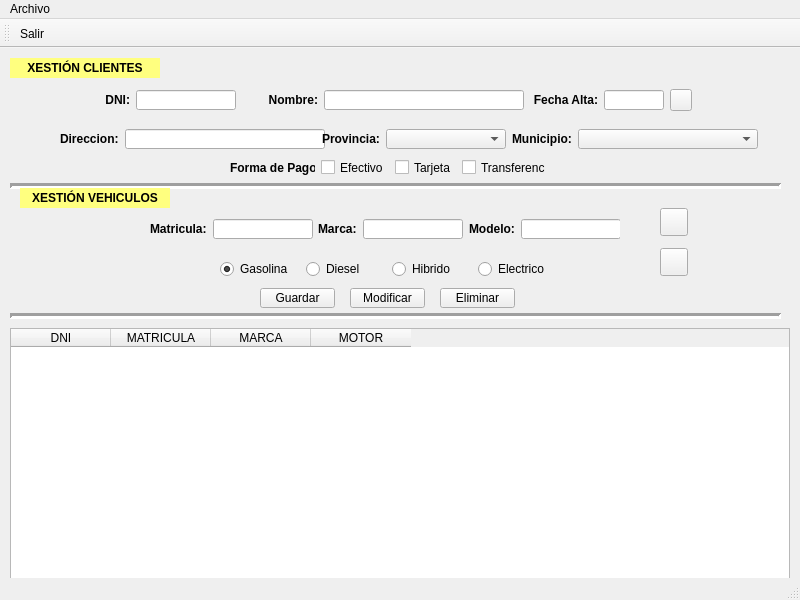
<?xml version="1.0" encoding="UTF-8"?>
<ui version="4.0">
 <class>ventMain</class>
 <widget class="QMainWindow" name="ventMain">
  <property name="geometry">
   <rect>
    <x>0</x>
    <y>0</y>
    <width>800</width>
    <height>600</height>
   </rect>
  </property>
  <property name="minimumSize">
   <size>
    <width>800</width>
    <height>600</height>
   </size>
  </property>
  <property name="maximumSize">
   <size>
    <width>800</width>
    <height>600</height>
   </size>
  </property>
  <property name="windowTitle">
   <string>Talleres Teis</string>
  </property>
  <widget class="QWidget" name="centralwidget">
   <widget class="QLabel" name="lblTituloCli">
    <property name="geometry">
     <rect>
      <x>10</x>
      <y>10</y>
      <width>150</width>
      <height>20</height>
     </rect>
    </property>
    <property name="minimumSize">
     <size>
      <width>150</width>
      <height>20</height>
     </size>
    </property>
    <property name="maximumSize">
     <size>
      <width>150</width>
      <height>20</height>
     </size>
    </property>
    <property name="font">
     <font>
      <pointsize>9</pointsize>
      <weight>75</weight>
      <bold>true</bold>
     </font>
    </property>
    <property name="autoFillBackground">
     <bool>false</bool>
    </property>
    <property name="styleSheet">
     <string notr="true">background-color: rgb(255, 255, 127);</string>
    </property>
    <property name="text">
     <string>XESTIÓN CLIENTES</string>
    </property>
    <property name="alignment">
     <set>Qt::AlignCenter</set>
    </property>
   </widget>
   <widget class="Line" name="line">
    <property name="geometry">
     <rect>
      <x>10</x>
      <y>130</y>
      <width>771</width>
      <height>16</height>
     </rect>
    </property>
    <property name="lineWidth">
     <number>3</number>
    </property>
    <property name="orientation">
     <enum>Qt::Horizontal</enum>
    </property>
   </widget>
   <widget class="QLabel" name="lblCarTit">
    <property name="geometry">
     <rect>
      <x>20</x>
      <y>140</y>
      <width>150</width>
      <height>20</height>
     </rect>
    </property>
    <property name="minimumSize">
     <size>
      <width>150</width>
      <height>20</height>
     </size>
    </property>
    <property name="maximumSize">
     <size>
      <width>150</width>
      <height>20</height>
     </size>
    </property>
    <property name="font">
     <font>
      <pointsize>9</pointsize>
      <weight>75</weight>
      <bold>true</bold>
     </font>
    </property>
    <property name="autoFillBackground">
     <bool>false</bool>
    </property>
    <property name="styleSheet">
     <string notr="true">background-color: rgb(255, 255, 127);</string>
    </property>
    <property name="text">
     <string>XESTIÓN VEHICULOS</string>
    </property>
    <property name="alignment">
     <set>Qt::AlignCenter</set>
    </property>
   </widget>
   <widget class="QWidget" name="layoutWidget">
    <property name="geometry">
     <rect>
      <x>100</x>
      <y>40</y>
      <width>594</width>
      <height>24</height>
     </rect>
    </property>
    <layout class="QHBoxLayout" name="horizontalLayout">
     <item>
      <widget class="QLabel" name="lblDni">
       <property name="minimumSize">
        <size>
         <width>30</width>
         <height>20</height>
        </size>
       </property>
       <property name="maximumSize">
        <size>
         <width>30</width>
         <height>20</height>
        </size>
       </property>
       <property name="font">
        <font>
         <pointsize>9</pointsize>
         <weight>75</weight>
         <bold>true</bold>
        </font>
       </property>
       <property name="text">
        <string>DNI:</string>
       </property>
       <property name="alignment">
        <set>Qt::AlignRight|Qt::AlignTrailing|Qt::AlignVCenter</set>
       </property>
      </widget>
     </item>
     <item>
      <widget class="QLineEdit" name="txtDni">
       <property name="minimumSize">
        <size>
         <width>100</width>
         <height>20</height>
        </size>
       </property>
       <property name="maximumSize">
        <size>
         <width>100</width>
         <height>20</height>
        </size>
       </property>
      </widget>
     </item>
     <item>
      <widget class="QLabel" name="lblValidarDni">
       <property name="minimumSize">
        <size>
         <width>20</width>
         <height>20</height>
        </size>
       </property>
       <property name="maximumSize">
        <size>
         <width>20</width>
         <height>20</height>
        </size>
       </property>
       <property name="font">
        <font>
         <weight>75</weight>
         <bold>true</bold>
        </font>
       </property>
       <property name="text">
        <string/>
       </property>
      </widget>
     </item>
     <item>
      <widget class="QLabel" name="lblNombre">
       <property name="minimumSize">
        <size>
         <width>50</width>
         <height>20</height>
        </size>
       </property>
       <property name="maximumSize">
        <size>
         <width>50</width>
         <height>20</height>
        </size>
       </property>
       <property name="font">
        <font>
         <pointsize>9</pointsize>
         <weight>75</weight>
         <bold>true</bold>
        </font>
       </property>
       <property name="text">
        <string>Nombre:</string>
       </property>
       <property name="alignment">
        <set>Qt::AlignRight|Qt::AlignTrailing|Qt::AlignVCenter</set>
       </property>
      </widget>
     </item>
     <item>
      <widget class="QLineEdit" name="txtNombre">
       <property name="minimumSize">
        <size>
         <width>200</width>
         <height>20</height>
        </size>
       </property>
       <property name="maximumSize">
        <size>
         <width>200</width>
         <height>20</height>
        </size>
       </property>
      </widget>
     </item>
     <item>
      <widget class="QLabel" name="lblFechaltacli">
       <property name="minimumSize">
        <size>
         <width>68</width>
         <height>20</height>
        </size>
       </property>
       <property name="maximumSize">
        <size>
         <width>68</width>
         <height>20</height>
        </size>
       </property>
       <property name="font">
        <font>
         <pointsize>9</pointsize>
         <weight>75</weight>
         <bold>true</bold>
        </font>
       </property>
       <property name="text">
        <string>Fecha Alta:</string>
       </property>
       <property name="alignment">
        <set>Qt::AlignRight|Qt::AlignTrailing|Qt::AlignVCenter</set>
       </property>
      </widget>
     </item>
     <item>
      <widget class="QLineEdit" name="txtFechaltacli">
       <property name="minimumSize">
        <size>
         <width>60</width>
         <height>20</height>
        </size>
       </property>
       <property name="maximumSize">
        <size>
         <width>60</width>
         <height>20</height>
        </size>
       </property>
      </widget>
     </item>
     <item>
      <widget class="QPushButton" name="btnFechaltacli">
       <property name="minimumSize">
        <size>
         <width>22</width>
         <height>22</height>
        </size>
       </property>
       <property name="maximumSize">
        <size>
         <width>22</width>
         <height>22</height>
        </size>
       </property>
       <property name="text">
        <string/>
       </property>
       <property name="icon">
        <iconset>
         <normaloff>img/calendar.png</normaloff>img/calendar.png</iconset>
       </property>
       <property name="iconSize">
        <size>
         <width>19</width>
         <height>19</height>
        </size>
       </property>
      </widget>
     </item>
    </layout>
   </widget>
   <widget class="QWidget" name="layoutWidget">
    <property name="geometry">
     <rect>
      <x>60</x>
      <y>80</y>
      <width>698</width>
      <height>22</height>
     </rect>
    </property>
    <layout class="QHBoxLayout" name="horizontalLayout_2">
     <item>
      <widget class="QLabel" name="lblDirCli">
       <property name="font">
        <font>
         <weight>75</weight>
         <bold>true</bold>
        </font>
       </property>
       <property name="text">
        <string>Direccion:</string>
       </property>
      </widget>
     </item>
     <item>
      <widget class="QLineEdit" name="txtDirCli">
       <property name="minimumSize">
        <size>
         <width>200</width>
         <height>20</height>
        </size>
       </property>
       <property name="maximumSize">
        <size>
         <width>200</width>
         <height>20</height>
        </size>
       </property>
      </widget>
     </item>
     <item>
      <widget class="QLabel" name="lblProvCli">
       <property name="font">
        <font>
         <weight>75</weight>
         <bold>true</bold>
        </font>
       </property>
       <property name="text">
        <string>Provincia:</string>
       </property>
      </widget>
     </item>
     <item>
      <widget class="QComboBox" name="cmpProCli">
       <property name="minimumSize">
        <size>
         <width>120</width>
         <height>20</height>
        </size>
       </property>
       <property name="maximumSize">
        <size>
         <width>120</width>
         <height>20</height>
        </size>
       </property>
      </widget>
     </item>
     <item>
      <widget class="QLabel" name="lblMuniCli">
       <property name="font">
        <font>
         <weight>75</weight>
         <bold>true</bold>
        </font>
       </property>
       <property name="text">
        <string>Municipio:</string>
       </property>
      </widget>
     </item>
     <item>
      <widget class="QComboBox" name="cmbMuniCli">
       <property name="minimumSize">
        <size>
         <width>180</width>
         <height>20</height>
        </size>
       </property>
       <property name="maximumSize">
        <size>
         <width>180</width>
         <height>20</height>
        </size>
       </property>
      </widget>
     </item>
    </layout>
   </widget>
   <widget class="QWidget" name="layoutWidget">
    <property name="geometry">
     <rect>
      <x>150</x>
      <y>170</y>
      <width>470</width>
      <height>22</height>
     </rect>
    </property>
    <layout class="QHBoxLayout" name="horizontalLayout_3">
     <item>
      <widget class="QLabel" name="lblMatricCli">
       <property name="font">
        <font>
         <weight>75</weight>
         <bold>true</bold>
        </font>
       </property>
       <property name="text">
        <string>Matricula:</string>
       </property>
      </widget>
     </item>
     <item>
      <widget class="QLineEdit" name="txtMatricula">
       <property name="minimumSize">
        <size>
         <width>100</width>
         <height>20</height>
        </size>
       </property>
       <property name="maximumSize">
        <size>
         <width>100</width>
         <height>20</height>
        </size>
       </property>
      </widget>
     </item>
     <item>
      <widget class="QLabel" name="lblMarca">
       <property name="font">
        <font>
         <weight>75</weight>
         <bold>true</bold>
        </font>
       </property>
       <property name="text">
        <string>Marca:</string>
       </property>
      </widget>
     </item>
     <item>
      <widget class="QLineEdit" name="txtMarca">
       <property name="minimumSize">
        <size>
         <width>100</width>
         <height>20</height>
        </size>
       </property>
       <property name="maximumSize">
        <size>
         <width>100</width>
         <height>20</height>
        </size>
       </property>
      </widget>
     </item>
     <item>
      <widget class="QLabel" name="lblModelo">
       <property name="font">
        <font>
         <weight>75</weight>
         <bold>true</bold>
        </font>
       </property>
       <property name="text">
        <string>Modelo:</string>
       </property>
      </widget>
     </item>
     <item>
      <widget class="QLineEdit" name="txtModelo">
       <property name="minimumSize">
        <size>
         <width>100</width>
         <height>20</height>
        </size>
       </property>
       <property name="maximumSize">
        <size>
         <width>100</width>
         <height>20</height>
        </size>
       </property>
      </widget>
     </item>
    </layout>
   </widget>
   <widget class="Line" name="line_2">
    <property name="geometry">
     <rect>
      <x>10</x>
      <y>260</y>
      <width>771</width>
      <height>16</height>
     </rect>
    </property>
    <property name="lineWidth">
     <number>3</number>
    </property>
    <property name="orientation">
     <enum>Qt::Horizontal</enum>
    </property>
   </widget>
   <widget class="QWidget" name="layoutWidget">
    <property name="geometry">
     <rect>
      <x>220</x>
      <y>210</y>
      <width>340</width>
      <height>22</height>
     </rect>
    </property>
    <layout class="QHBoxLayout" name="horizontalLayout_4">
     <item>
      <widget class="QRadioButton" name="rbtGasolina">
       <property name="minimumSize">
        <size>
         <width>80</width>
         <height>20</height>
        </size>
       </property>
       <property name="maximumSize">
        <size>
         <width>80</width>
         <height>20</height>
        </size>
       </property>
       <property name="text">
        <string>Gasolina</string>
       </property>
       <property name="checked">
        <bool>true</bool>
       </property>
       <attribute name="buttonGroup">
        <string notr="true">btnGroup</string>
       </attribute>
      </widget>
     </item>
     <item>
      <widget class="QRadioButton" name="rbtDiesel">
       <property name="minimumSize">
        <size>
         <width>80</width>
         <height>20</height>
        </size>
       </property>
       <property name="maximumSize">
        <size>
         <width>80</width>
         <height>20</height>
        </size>
       </property>
       <property name="text">
        <string>Diesel</string>
       </property>
       <attribute name="buttonGroup">
        <string notr="true">btnGroup</string>
       </attribute>
      </widget>
     </item>
     <item>
      <widget class="QRadioButton" name="rbtHibrido">
       <property name="minimumSize">
        <size>
         <width>80</width>
         <height>20</height>
        </size>
       </property>
       <property name="maximumSize">
        <size>
         <width>80</width>
         <height>20</height>
        </size>
       </property>
       <property name="text">
        <string>Hibrido</string>
       </property>
       <attribute name="buttonGroup">
        <string notr="true">btnGroup</string>
       </attribute>
      </widget>
     </item>
     <item>
      <widget class="QRadioButton" name="rbtElectrico">
       <property name="minimumSize">
        <size>
         <width>80</width>
         <height>20</height>
        </size>
       </property>
       <property name="maximumSize">
        <size>
         <width>80</width>
         <height>20</height>
        </size>
       </property>
       <property name="text">
        <string>Electrico</string>
       </property>
       <attribute name="buttonGroup">
        <string notr="true">btnGroup</string>
       </attribute>
      </widget>
     </item>
    </layout>
   </widget>
   <widget class="QTableWidget" name="tabClientes">
    <property name="geometry">
     <rect>
      <x>10</x>
      <y>280</y>
      <width>780</width>
      <height>270</height>
     </rect>
    </property>
    <property name="minimumSize">
     <size>
      <width>780</width>
      <height>270</height>
     </size>
    </property>
    <property name="maximumSize">
     <size>
      <width>780</width>
      <height>270</height>
     </size>
    </property>
    <column>
     <property name="text">
      <string>DNI</string>
     </property>
    </column>
    <column>
     <property name="text">
      <string>MATRICULA</string>
     </property>
    </column>
    <column>
     <property name="text">
      <string>MARCA</string>
     </property>
    </column>
    <column>
     <property name="text">
      <string>MOTOR</string>
     </property>
    </column>
   </widget>
   <widget class="QPushButton" name="btnGuardacli">
    <property name="geometry">
     <rect>
      <x>260</x>
      <y>240</y>
      <width>75</width>
      <height>20</height>
     </rect>
    </property>
    <property name="minimumSize">
     <size>
      <width>75</width>
      <height>20</height>
     </size>
    </property>
    <property name="maximumSize">
     <size>
      <width>75</width>
      <height>20</height>
     </size>
    </property>
    <property name="text">
     <string>Guardar</string>
    </property>
   </widget>
   <widget class="QPushButton" name="btnModifcli">
    <property name="geometry">
     <rect>
      <x>350</x>
      <y>240</y>
      <width>75</width>
      <height>20</height>
     </rect>
    </property>
    <property name="minimumSize">
     <size>
      <width>75</width>
      <height>20</height>
     </size>
    </property>
    <property name="maximumSize">
     <size>
      <width>75</width>
      <height>20</height>
     </size>
    </property>
    <property name="text">
     <string>Modificar</string>
    </property>
   </widget>
   <widget class="QPushButton" name="btnBorracli">
    <property name="geometry">
     <rect>
      <x>440</x>
      <y>240</y>
      <width>75</width>
      <height>20</height>
     </rect>
    </property>
    <property name="minimumSize">
     <size>
      <width>75</width>
      <height>20</height>
     </size>
    </property>
    <property name="maximumSize">
     <size>
      <width>75</width>
      <height>20</height>
     </size>
    </property>
    <property name="text">
     <string>Eliminar</string>
    </property>
   </widget>
   <widget class="QPushButton" name="btnLimpiacli">
    <property name="geometry">
     <rect>
      <x>660</x>
      <y>200</y>
      <width>28</width>
      <height>28</height>
     </rect>
    </property>
    <property name="minimumSize">
     <size>
      <width>28</width>
      <height>28</height>
     </size>
    </property>
    <property name="maximumSize">
     <size>
      <width>28</width>
      <height>28</height>
     </size>
    </property>
    <property name="text">
     <string/>
    </property>
    <property name="icon">
     <iconset>
      <normaloff>img/limpiar.png</normaloff>img/limpiar.png</iconset>
    </property>
    <property name="iconSize">
     <size>
      <width>24</width>
      <height>24</height>
     </size>
    </property>
   </widget>
   <widget class="QPushButton" name="btnBuscacli">
    <property name="geometry">
     <rect>
      <x>660</x>
      <y>160</y>
      <width>28</width>
      <height>28</height>
     </rect>
    </property>
    <property name="minimumSize">
     <size>
      <width>28</width>
      <height>28</height>
     </size>
    </property>
    <property name="maximumSize">
     <size>
      <width>28</width>
      <height>28</height>
     </size>
    </property>
    <property name="text">
     <string/>
    </property>
    <property name="icon">
     <iconset>
      <normaloff>img/lupa.png</normaloff>img/lupa.png</iconset>
    </property>
    <property name="iconSize">
     <size>
      <width>24</width>
      <height>24</height>
     </size>
    </property>
   </widget>
   <widget class="QWidget" name="">
    <property name="geometry">
     <rect>
      <x>230</x>
      <y>110</y>
      <width>316</width>
      <height>19</height>
     </rect>
    </property>
    <layout class="QHBoxLayout" name="horizontalLayout_5">
     <item>
      <widget class="QLabel" name="lblFormaPago">
       <property name="font">
        <font>
         <weight>75</weight>
         <bold>true</bold>
        </font>
       </property>
       <property name="text">
        <string>Forma de Pago:</string>
       </property>
      </widget>
     </item>
     <item>
      <widget class="QCheckBox" name="chkEfectivo">
       <property name="text">
        <string>Efectivo</string>
       </property>
      </widget>
     </item>
     <item>
      <widget class="QCheckBox" name="chkTar">
       <property name="text">
        <string>Tarjeta</string>
       </property>
      </widget>
     </item>
     <item>
      <widget class="QCheckBox" name="chkTrans">
       <property name="text">
        <string>Transferencia</string>
       </property>
      </widget>
     </item>
    </layout>
   </widget>
  </widget>
  <widget class="QMenuBar" name="menubar">
   <property name="geometry">
    <rect>
     <x>0</x>
     <y>0</y>
     <width>800</width>
     <height>21</height>
    </rect>
   </property>
   <widget class="QMenu" name="menuArchivo">
    <property name="title">
     <string>Archivo</string>
    </property>
    <addaction name="actionSalir"/>
   </widget>
   <addaction name="menuArchivo"/>
  </widget>
  <widget class="QStatusBar" name="statusbar"/>
  <widget class="QToolBar" name="toolBar">
   <property name="windowTitle">
    <string>toolBar</string>
   </property>
   <attribute name="toolBarArea">
    <enum>TopToolBarArea</enum>
   </attribute>
   <attribute name="toolBarBreak">
    <bool>false</bool>
   </attribute>
   <addaction name="actionSalirbar"/>
  </widget>
  <action name="actionSalir">
   <property name="checkable">
    <bool>false</bool>
   </property>
   <property name="text">
    <string>Salir</string>
   </property>
   <property name="shortcut">
    <string>Alt+S</string>
   </property>
  </action>
  <action name="actionSalirbar">
   <property name="icon">
    <iconset>
     <normaloff>img/salir.png</normaloff>img/salir.png</iconset>
   </property>
   <property name="text">
    <string>Salir</string>
   </property>
  </action>
 </widget>
 <resources/>
 <connections/>
 <buttongroups>
  <buttongroup name="btnGroup"/>
 </buttongroups>
</ui>
